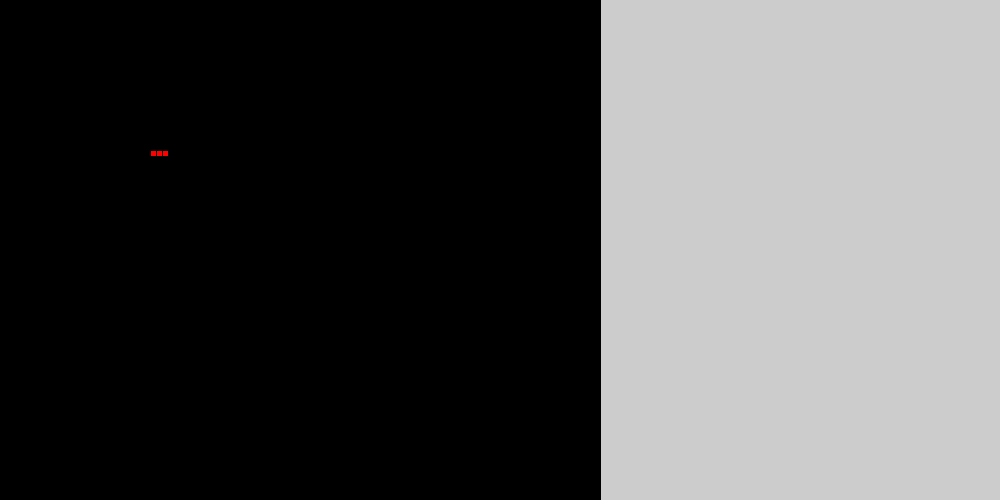
Frame 1 (no input)
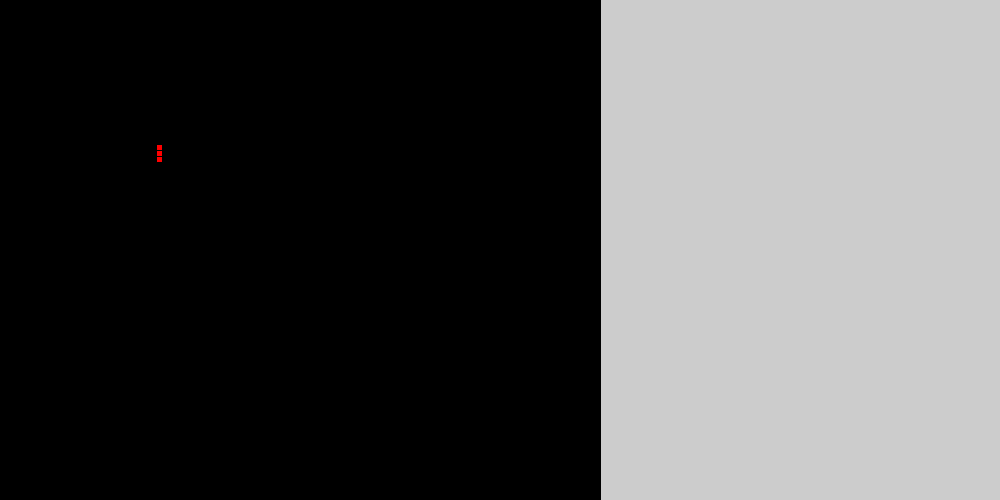
Frame 60 (the mouse pressed at the canvas centre just before this capture)
Frame 120 (the mouse held since frame 60 and released just before this capture): identical to frame 60, image omitted

The Processing sketch that drew these frames (run headless with seeded random() and noise(); from frame 60 on, the mouse is pressed at the canvas centre):

// Processing sketch: GIGI_2D_CA
// ── GIGI_2D_CA.pde
int X = 500;
int cellsx = 100;
int cellsy = 100;
int state [] = new int [cellsx*cellsy];
int getcell(int a[], int x, int y) {
  return a[y*cellsx+x];
}
void dorule(int from[], int to[], int x, int y) {
  int neighbors = 0;
  if (getcell(from, x-1, y-1) == 1) {
    neighbors ++;
  }
  if (getcell(from, x, y-1) == 1) {
    neighbors ++;
  }
  if (getcell(from, x+1, y-1) == 1) {
    neighbors ++;
  }
  if (getcell(from, x-1, y) == 1) {
    neighbors ++;
  }
  if (getcell(from, x+1, y) == 1) {
    neighbors ++;
  }
  if (getcell(from, x-1, y+1) == 1) {
    neighbors ++;
  }
  if (getcell(from, x, y+1) == 1) {
    neighbors ++;
  }
  if (getcell(from, x+1, y+1) == 1) {
    neighbors ++;
  }
  int v = getcell(from, x, y);
  if (v == 0) {
    if (neighbors == 3) {
      setcell(to, x, y, 1);
    }
  }
  else {
    if (neighbors<2) {
      setcell(to, x, y, 0);
    }
    else if (neighbors<4) {
      setcell(to, x, y, 1);
    }
    else {
      setcell(to, x, y, 0);
    }
  }
}
void setcell(int a[], int x, int y, int v) {
  a[y*cellsx+x] = v;
}
//   0 0 0 
//   0 1 0
//   0 0 0 


//int[] rules = {0,0,0,1,1,0,0,0};    // An initial rule system
int nextstate [] = new int [cellsx*cellsy];
int n = 0;
int cellwidth = 6;

void setup() {
  size(1000, 500);
  setcell(state, 25, 25, 1);
  setcell(state, 26, 25, 1);
  setcell(state, 27, 25, 1);
}

boolean step = true;
boolean run = true;

void draw() {

  for (int x = 0; x<cellsx; x++) {
    for (int y = 0; y<cellsy; y++) {
      int v  = getcell(state, x, y);
      if (v == 0) {
        fill(0);
      }
      else {
        fill(255, 0, 0);
      }
      rect(x*cellwidth, y*cellwidth, cellwidth, cellwidth);
    }
  }
  if (step || run) {
    update();
    swaparrays();
    step = false;
  }
}

void update() {
  for (int x = 1; x<cellsx-1; x++) {
    for (int y = 1; y<cellsy-1; y++) {
      dorule(state, nextstate, x, y);
    }
  }
}
void swaparrays() {
  for (int i = 0; i<state.length; i++) {
    state[i] = nextstate[i];
  }
}

void keyPressed() {
  if (key == ENTER) {
    run = true;
  }
  else if (key == ' ') {
    step = true;
    run = false;
  } else if (key == 'c') {
    clearArray(state);
  }
}

void clearArray(int a[]) {
  for (int i = 0; i < a.length; i++) {
      a[i] = 0;
  }
}

int prevx = -1;
int prevy = -1;
void mouseDragged() {
  int cx = mouseX/cellwidth;
  int cy = mouseY/cellwidth;
  if (prevx != cx || prevy != cy) {

    int val = getcell(state, cx, cy);
    if (val == 1) {
      setcell(state, cx, cy, 0);
    }
    else {
      setcell(state, cx, cy, 1);
    }
    prevx = cx;
    prevy = cy;
  }
}
